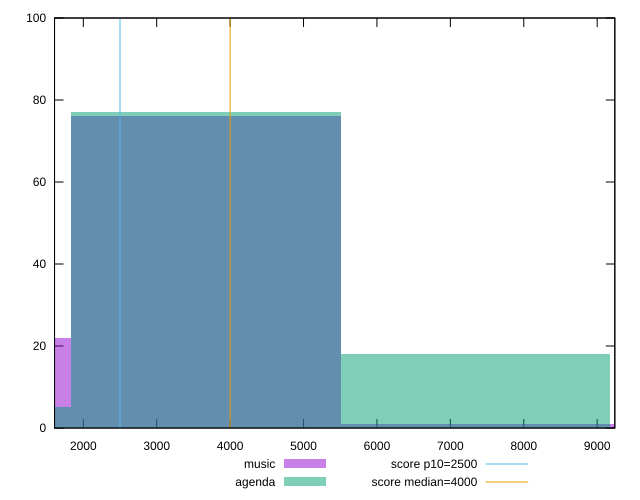

Generate this figure with gnuplot:
reset

$music <<EOF
3671.986468379734 76
0 22
11015.959405139201 1
7343.972936759468 1
EOF

$agenda <<EOF
3671.986468379734 77
0 5
7343.972936759468 18
EOF

set key outside below
set boxwidth 3671.986468379734
set xrange [1608.092:9240.4845]
set yrange [0:100]
set trange [0:100]
set style fill transparent solid 0.5 noborder

set parametric
set terminal svg size 640, 500 enhanced background rgb 'white'
set output "reports/report_00028_2021-02-24T12-49-42.674Z/largest-contentful-paint/comparison/histogram/0_vs_1.svg"

plot $music title "music" with boxes, \
     $agenda title "agenda" with boxes, \
     2500,t title "score p10=2500", \
     4000,t title "score median=4000"

reset
